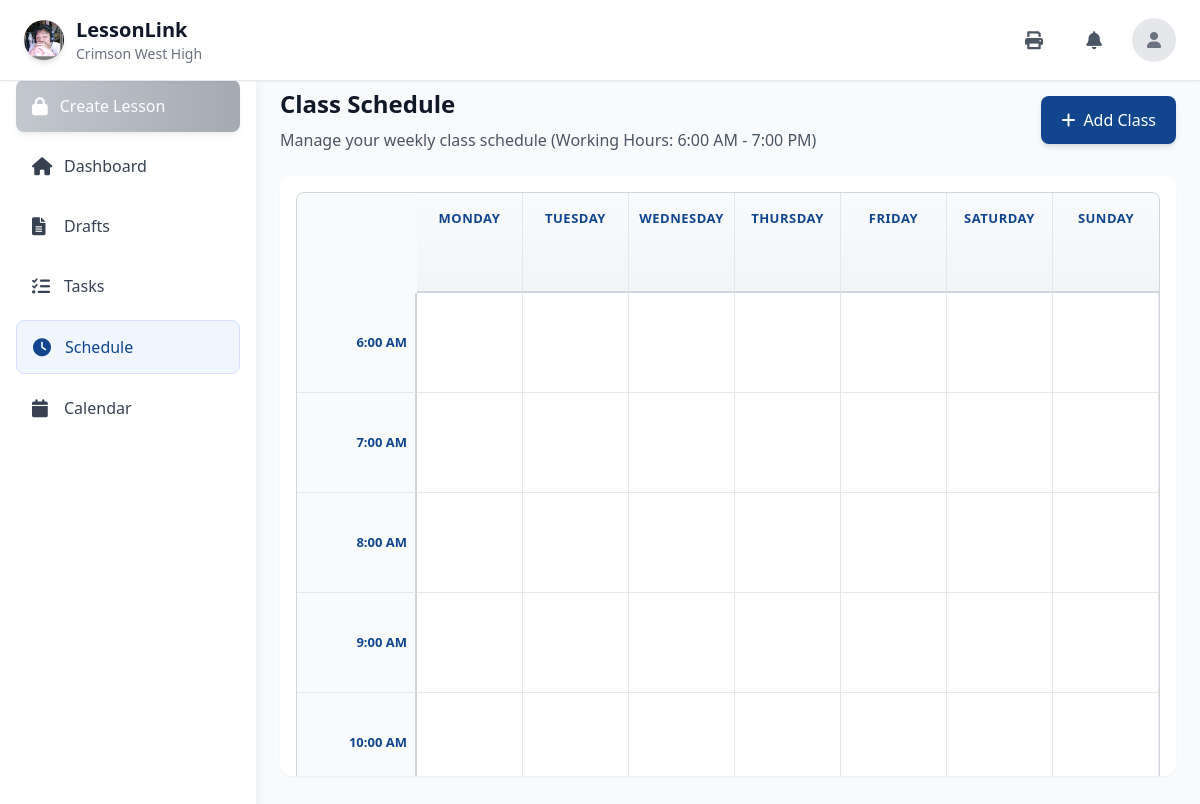
The app's page /schedule/ (signed in) with its own data.
### lesson/models.py (models this page shows, shortened)
class SchoolRegistration(models.Model):
    STATUS_CHOICES = [
        ('pending', 'Pending Review'),
        ('approved', 'Approved'),
        ('rejected', 'Rejected'),
        ('needs_info', 'Needs Additional Information'),
    ]
    REGION_CHOICES = [
        ('NCR - National Capital Region', 'NCR - National Capital Region'),
        ('Region I - Ilocos Region', 'Region I - Ilocos Region'),
        ('Region II - Cagayan Valley', 'Region II - Cagayan Valley'),
        ('Region III - Central Luzon', 'Region III - Central Luzon'),
        ('Region IV-A - CALABARZON', 'Region IV-A - CALABARZON'),
        ('Region IV-B - MIMAROPA', 'Region IV-B - MIMAROPA'),
        ('Region V - Bicol Region', 'Region V - Bicol Region'),
        ('Region VI - Western Visayas', 'Region VI - Western Visayas'),
        ('Region VII - Central Visayas', 'Region VII - Central Visayas'),
        ('Region VIII - Eastern Visayas', 'Region VIII - Eastern Visayas'),
        ('Region IX - Zamboanga Peninsula', 'Region IX - Zamboanga Peninsula'),
        ('Region X - Northern Mindanao', 'Region X - Northern Mindanao'),
        ('Region XI - Davao Region', 'Region XI - Davao Region'),
        ('Region XII - SOCCSKSARGEN', 'Region XII - SOCCSKSARGEN'),
        ('Region XIII - Caraga', 'Region XIII - Caraga'),
        ('BARMM - Bangsamoro Autonomous Region in Muslim Mindanao', 'BARMM - Bangsamoro Autonomous Region in Muslim Mindanao'),
        ('CAR - Cordillera Administrative Region', 'CAR - Cordillera Administrative Region'),
    ]
    school_name = models.CharField(
        max_length=255,
        verbose_name="Official School Name",
        help_text="Complete official name of the institution"
    )
    school_id = models.CharField(
        max_length=50,
        unique=True,
        verbose_name="School ID / DepEd Code",
        help_text="12-digit DepEd registration code or school identifier"
    )
    year_established = models.PositiveIntegerField(
        verbose_name="Year Established",
        help_text="Year the institution was established",
        null=True,
        blank=True
    )
    school_logo = models.ImageField(
        upload_to='school_logos/',
        blank=True,
        null=True,
        verbose_name="School Logo",
        help_text="Recommended: Square logo, JPG/PNG, max 2MB"
    )
    logo_filename = models.CharField(
        max_length=255,
        blank=True,
        null=True,
        verbose_name="Original Logo Filename"
    )
    password_hash = models.CharField(
        max_length=128,
        blank=True,
        null=True,
        verbose_name="Password Hash",
        help_text="Hashed password for the school administrator account"
    )
    address = models.TextField(
        verbose_name="Complete Address",
        help_text="Street, Barangay, City/Municipality"
    )
    province = models.CharField(
        max_length=100,
        verbose_name="Province"
    )
    region = models.CharField(
        max_length=100,
        choices=REGION_CHOICES,
        verbose_name="Region"
    )
    phone_number = models.CharField(
        max_length=20,
        verbose_name="Phone Number",
        help_text="Main contact phone number"
    )
    email = models.EmailField(
        verbose_name="Email Address",
        help_text="Official school email address"
    )
    website = models.URLField(
        blank=True,
        null=True,
        verbose_name="Website",
        help_text="School's official website"
    )
    facebook_page = models.URLField(
        blank=True,
        null=True,
        verbose_name="Facebook Page",
        help_text="School's official Facebook page"
    )
    contact_person = models.CharField(
        max_length=255,
        verbose_name="Contact Person Name",
        help_text="Primary contact person for system administration"
    )
    position = models.CharField(
        max_length=100,
        verbose_name="Position/Title",
        help_text="Job title of the contact person"
    )
    contact_email = models.EmailField(
        verbose_name="Contact Email",
        help_text="Email address of the contact person"
    )
    contact_phone = models.CharField(
        max_length=20,
        verbose_name="Contact Phone",
        help_text="Phone number of the contact person"
    )
    accuracy = models.BooleanField(
        default=False,
        verbose_name="Information Accuracy Certification",
        help_text="Certifies that all information provided is accurate and complete"
    )
    terms = models.BooleanField(
        default=False,
        verbose_name="Terms and Privacy Agreement",
        help_text="Agreement to Terms of Service and Privacy Policy"
    )
    communications = models.BooleanField(
        default=False,
        verbose_name="Communications Consent",
        help_text="Consent to receive updates about platform features via email"
    )
    status = models.CharField(
        max_length=20,
        choices=STATUS_CHOICES,
        default='pending',
        verbose_name="Registration Status"
    )
    admin_notes = models.TextField(
        blank=True,
        null=True,
        verbose_name="Admin Notes",
        help_text="Internal notes for administrators"
    )
    created_at = models.DateTimeField(
        auto_now_add=True,
        verbose_name="Registration Date"
    )
    updated_at = models.DateTimeField(
        auto_now=True,
        verbose_name="Last Updated"
    )
    processed_at = models.DateTimeField(
        blank=True,
        null=True,
        verbose_name="Processing Date",
        help_text="Date when the registration was processed"
    )
    processed_by = models.ForeignKey(
        User,
        on_delete=models.SET_NULL,
        blank=True,
        null=True,
        verbose_name="Processed By",
        help_text="Administrator who processed this registration"
    )
    class Meta:
        verbose_name = "School Registration"
        verbose_name_plural = "School Registrations"
        ordering = ['-created_at']
        indexes = [
            models.Index(fields=['status']),
            models.Index(fields=['created_at']),
            models.Index(fields=['school_id']),
            models.Index(fields=['region']),
            models.Index(fields=['contact_email']),
        ]

### lesson/views.py (the view)
# urls.py: path('schedule/', schedule, name='schedule'),
@login_required
def schedule(request):
    user = request.user
    return render(request, 'schedule/schedule.html', {'user': user})

### lesson/context_processors.py (called while the page is built)
def user_school_info(request):
    if request.user.is_authenticated:
        try:
            return {
                'user_school': request.user.school,
            }
        except Exception as e:
            print(f"Context processor error: {e}")
            return {}
    return {}

### lesson/models.py (called while the page is built)
    @property
    def full_name(self):
        parts = [self.first_name]
        if self.middle_name:
            parts.append(self.middle_name)
        parts.append(self.last_name)
        return ' '.join(parts).strip()

### lesson/templates/schedule/schedule.html (shortened to what this page needs)
<!DOCTYPE html>
<html lang="en">
<head>
<script src="https://cdn.tailwindcss.com"></script>
<link href="https://cdnjs.cloudflare.com/ajax/libs/font-awesome/6.0.0/css/all.min.css" rel="stylesheet">
</head>
<body class="bg-gray-50">
<header class="bg-white shadow-sm border-b fixed top-0 left-0 right-0 z-50">
<div class="flex items-center justify-between px-3 py-2 md:px-6 md:py-4">
    <a href="{% url 'dashboard' %}"><div class="flex items-center space-x-3 flex-1 md:flex-none">
        {% if user_school and user_school.school_logo %}
        <div class="w-10 h-10 rounded-full overflow-hidden shadow-md">
            <img src="{{ user_school.school_logo.url }}"
                alt="{{ user_school.school_name }}"
                class="w-full h-full object-cover"
                onerror="this.onerror=null; this.parentElement.classList.add('bg-gradient-to-r', 'from-[#11468F]', 'to-[#9E5EFF]'); this.style.display='none';">
        </div>
        {% else %}
        <div class="w-10 h-10 bg-gradient-to-r from-[#11468F] to-[#9E5EFF] rounded-full shadow-md"></div>
        {% endif %}
        <div class="hidden sm:block">
            <h1 class="text-xl font-bold text-gray-900">LessonLink</h1>
            <p class="text-sm text-gray-500 hidden lg:block">
                {% if user_school %}
                    {{ user_school.school_name }}
                {% else %}
                    {{ user.email|default:"LessonLink" }}
                {% endif %}
            </p>
        </div>
    </div></a>
    <div class="flex items-center space-x-1 md:space-x-4">
        <button id="print-schedule-btn"
            class="p-2 text-gray-600 hover:bg-gray-100 rounded-lg transition-colors min-w-[44px] min-h-[44px] flex items-center justify-center"
            title="Print Schedule">
            <i class="fas fa-print text-base md:text-lg"></i>
        </button>
        <div class="relative">
            <button id="notification-btn"
                class="relative p-2 text-gray-600 hover:bg-gray-100 rounded-lg transition-colors min-w-[44px] min-h-[44px] flex items-center justify-center">
                <i class="fas fa-bell text-base md:text-lg"></i>
            </button>
        </div>
        <div class="relative">
            <div class="relative">
                <button id="profile-btn"
                    class="w-9 h-9 md:w-10 md:h-10 rounded-full overflow-hidden bg-gray-200 flex items-center justify-center hover:bg-gray-300 transition-colors min-w-[44px] min-h-[44px]">
                    {% if user.profile_picture %}
                    <img src="{{ user.profile_picture.url }}"
                        alt="Profile Picture"
                        class="w-full h-full object-cover"
                        id="header-profile-img">
                    {% else %}
                    <i class="fas fa-user text-gray-500" id="header-profile-icon"></i>
                    {% endif %}
                </button>
            </div>
        </div>
    </div>
</div>
</header>
<div class="flex pt-14 md:pt-16">
<aside id="sidebar"
            class="w-64 bg-white shadow-lg h-screen fixed top-14 md:top-16 left-0 -translate-x-full md:translate-x-0 sidebar-transition z-30 overflow-y-auto">
            <nav class="p-4 space-y-2">
                <div id="create-lesson-container">
                </div>
                <a href="{% url 'dashboard' %}"
                    class="flex items-center space-x-3 px-4 py-3 text-gray-700 hover:bg-[#f0f5ff] rounded-lg transition-colors group min-h-[44px]">
                    <i class="fas fa-home text-lg w-5 group-hover:text-[#11468F] transition-colors"></i>
                    <span>Dashboard</span>
                </a>
                <a href="{% url 'draft_list' %}"
                    class="flex items-center space-x-3 px-4 py-3 text-gray-700 hover:bg-[#f0f5ff] rounded-lg transition-colors group min-h-[44px]">
                    <i class="fas fa-file-alt text-lg w-5 group-hover:text-[#11468F] transition-colors"></i>
                    <span>Drafts</span>
                </a>
                <a href="{% url 'task' %}"
                    class="flex items-center space-x-3 px-4 py-3 text-gray-700 hover:bg-[#f0f5ff] rounded-lg transition-colors group min-h-[44px]">
                    <i class="fas fa-tasks text-lg w-5 group-hover:text-[#11468F] transition-colors"></i>
                    <span>Tasks</span>
                </a>
                <a href="{% url 'schedule' %}"
                    class="flex items-center space-x-3 px-4 py-3 text-[#11468F] bg-[#f0f5ff] rounded-lg border border-[#d6e0ff] min-h-[44px]">
                    <i class="fas fa-clock text-lg w-5"></i>
                    <span>Schedule</span>
                </a>
                <a href="{% url 'dep_calendar' %}"
                    class="flex items-center space-x-3 px-4 py-3 text-gray-700 hover:bg-[#f0f5ff] rounded-lg transition-colors group min-h-[44px]">
                    <i class="fas fa-calendar text-lg w-5 group-hover:text-[#11468F] transition-colors"></i>
                    <span>Calendar</span>
                </a>
            </nav>
        </aside>
<main class="flex-1 md:ml-64 p-3 md:p-6 min-h-screen">
    <div class="mb-4 md:mb-6">
        <div class="flex flex-col md:flex-row md:items-center md:justify-between mb-4">
            <div class="mb-3 md:mb-0">
                <h2 class="text-xl md:text-2xl font-bold text-gray-900 mb-1 md:mb-2">Class Schedule</h2>
                <p class="text-sm md:text-base text-gray-600">Manage your weekly class schedule (Working Hours: 6:00 AM - 7:00 PM)</p>
            </div>
            <div class="flex space-x-2">
                <button id="add-class-btn"
                    class="bg-[#11468F] text-white px-5 py-3 rounded-lg hover:bg-[#0d3a7a] transition-all shadow-md flex items-center justify-center space-x-2 min-h-[48px] w-full md:w-auto">
                    <i class="fas fa-plus"></i>
                    <span class="font-medium">Add Class</span>
                </button>
            </div>
        </div>
    </div>
    <div class="desktop-schedule bg-white rounded-xl shadow-sm p-4 mb-8 schedule-container">
        <div class="schedule-grid" id="schedule-grid">
            <div class="time-column rounded-tl-lg border-0"></div>
            <div class="day-header">MONDAY</div>
            <div class="day-header">TUESDAY</div>
            <div class="day-header">WEDNESDAY</div>
            <div class="day-header">THURSDAY</div>
            <div class="day-header">FRIDAY</div>
            <div class="day-header">SATURDAY</div>
            <div class="day-header rounded-tr-lg border-r-0">SUNDAY</div>
        </div>
    </div>
</main>
</div>
</body>
</html>

### lesson/templates/schedule/schedule.html (style rules this page uses)
.sidebar-transition { transition: transform 0.3s cubic-bezier(0.4, 0, 0.2, 1); }
.schedule-grid { display: grid; grid-template-columns: 100px repeat(7, 1fr); gap: 0; position: relative; }
@media (min-width: 768px) { .schedule-grid { grid-template-columns: 120px repeat(7, 1fr); } }
.time-column { background-color: #f9fafb; border-right: 2px solid #d1d5db; border-bottom: 1px solid #e5e7eb; font-weight: 600; color: #11468F; padding: 8px; font-size: 13px; display: flex; align-items: center; justify-content: flex-end; min-height: 100px; }
.day-header { background: linear-gradient(to bottom, #f9fafb, #f3f4f6); font-weight: 700; color: #11468F; text-align: center; padding: 16px 8px; border-bottom: 2px solid #d1d5db; border-right: 1px solid #e5e7eb; font-size: 13px; letter-spacing: 0.5px; }
.schedule-container { max-height: calc(100vh - 200px); overflow-y: auto; overflow-x: auto; }
.schedule-grid { border: 1px solid #d1d5db; border-radius: 8px; overflow: hidden; }

### records on screen
SchoolRegistration: school_logo (picture), school_name "Crimson West High"
